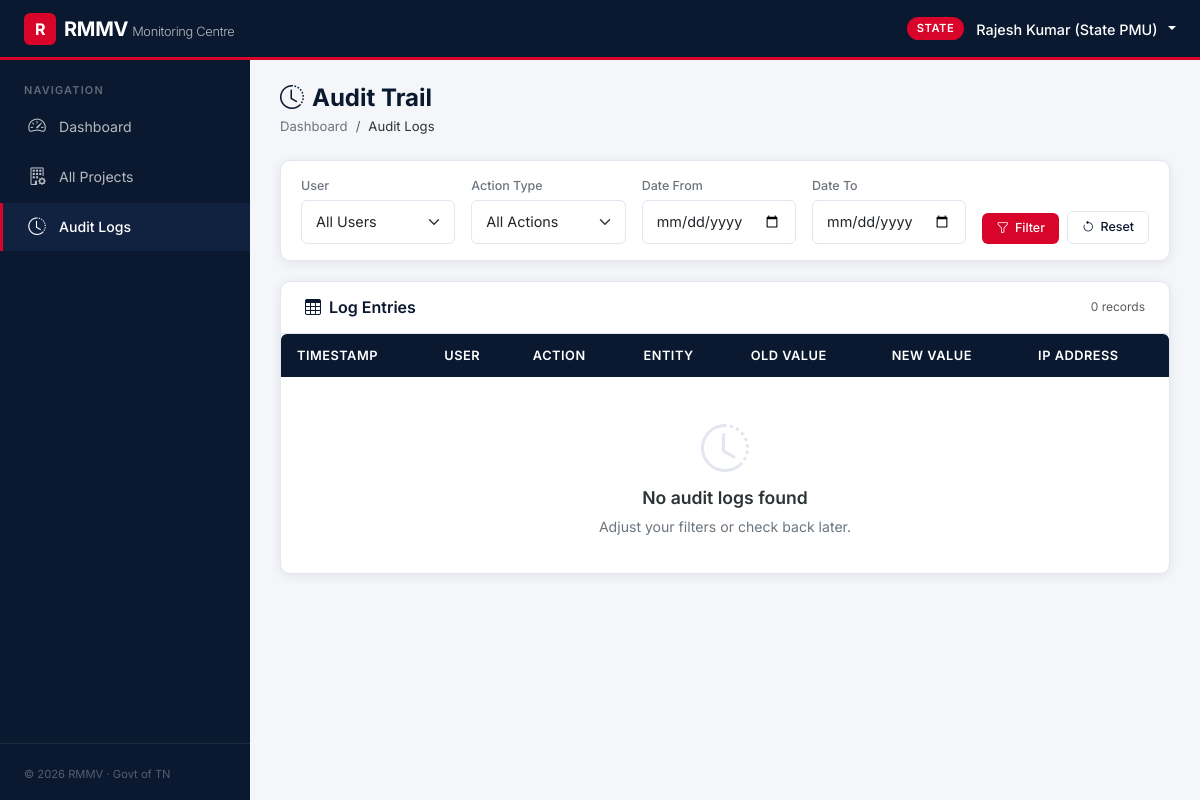
The page /state/audit-logs (signed in) on the database as committed earlier.
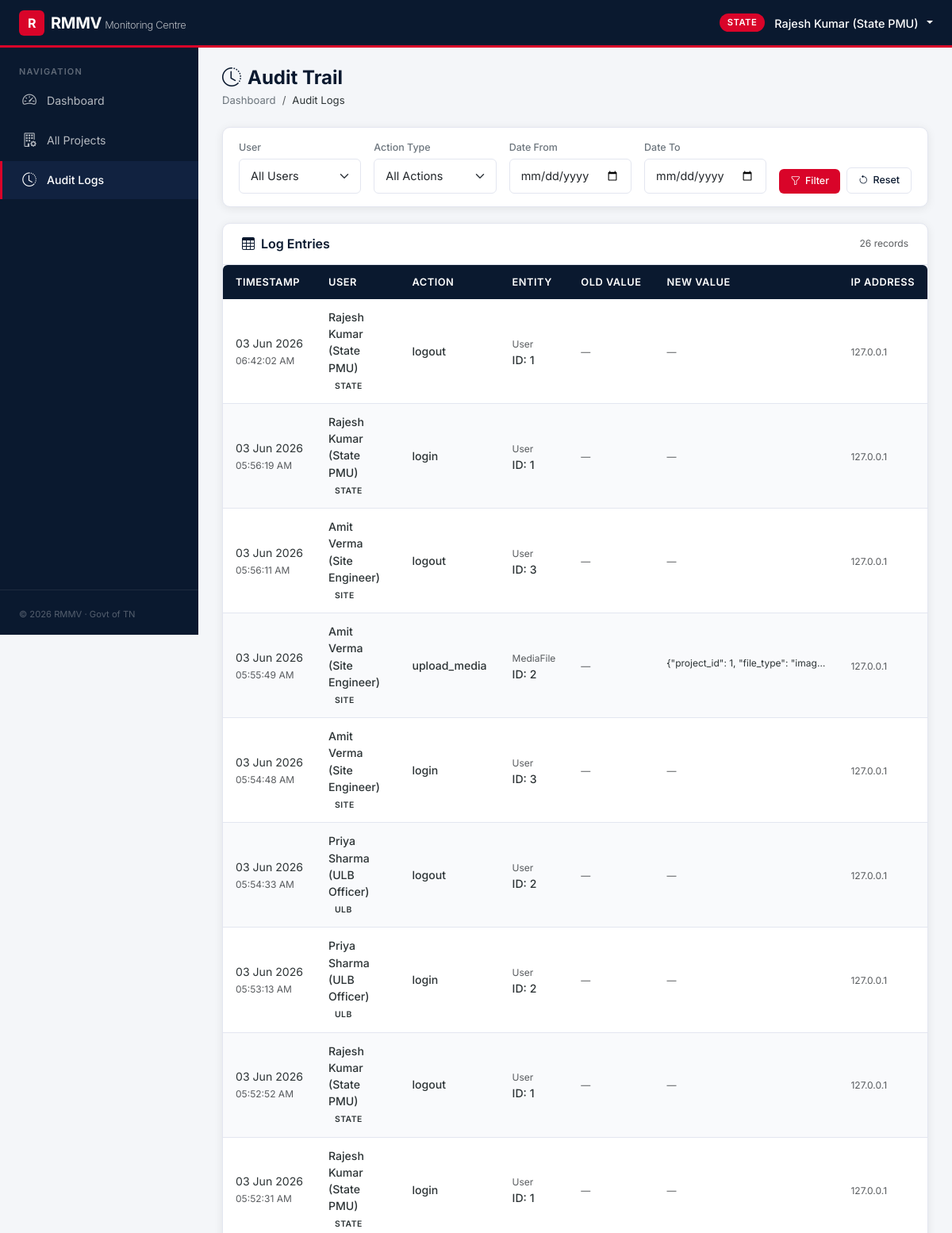
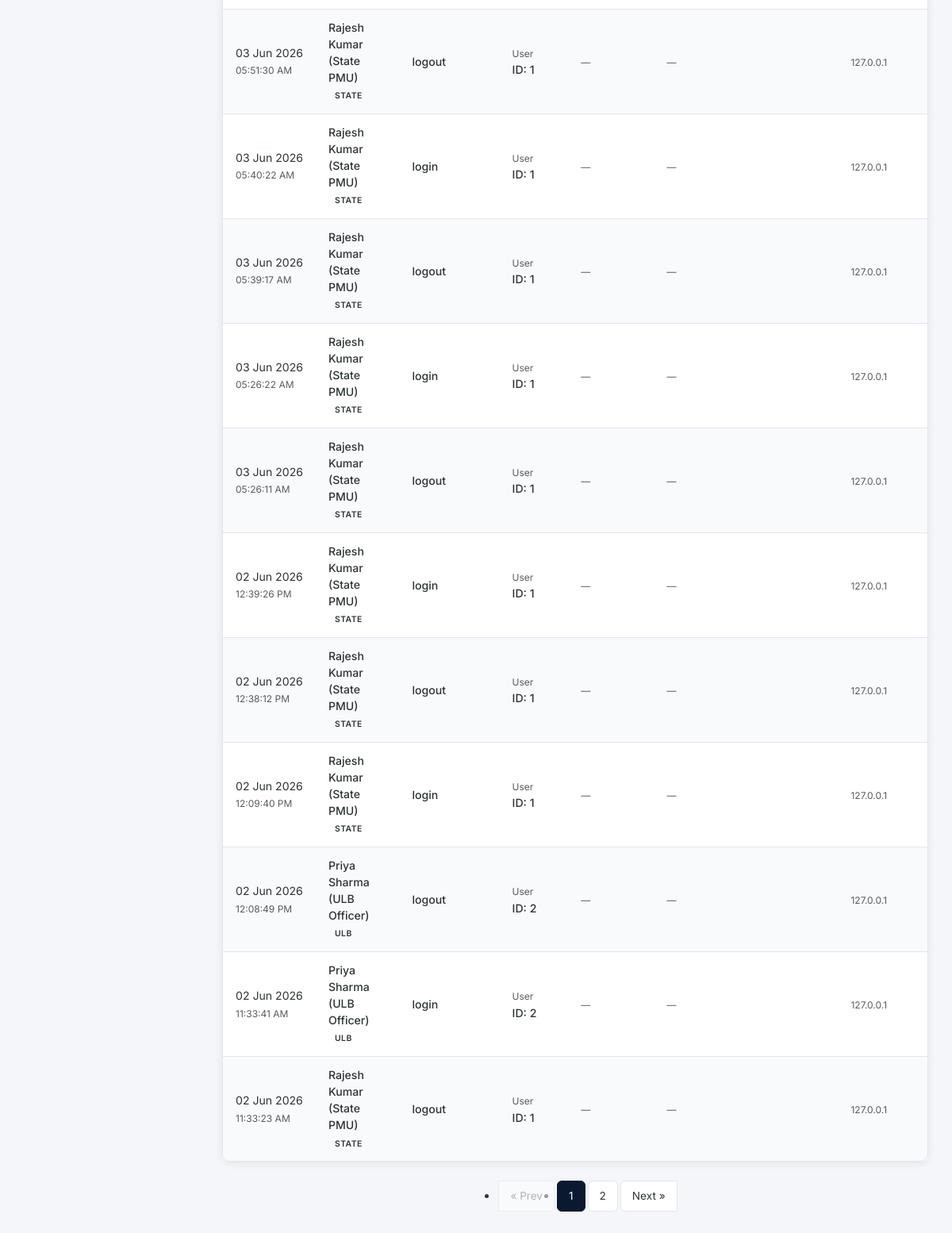
The same page on the database as committed later (2 pictures, top to bottom).
### database/models.py (models this page shows, shortened)
class AuditLog(db.Model):
    __tablename__ = 'audit_logs'
    id = db.Column(db.Integer, primary_key=True)
    user_id = db.Column(db.Integer, db.ForeignKey('users.id'), nullable=True)
    action = db.Column(db.String(100), nullable=False)
    entity_type = db.Column(db.String(50), nullable=True)
    entity_id = db.Column(db.Integer, nullable=True)
    old_value = db.Column(db.Text, nullable=True)   # JSON-serialised
    new_value = db.Column(db.Text, nullable=True)   # JSON-serialised
    ip_address = db.Column(db.String(45), nullable=True)
    created_at = db.Column(db.DateTime, default=lambda: datetime.now(timezone.utc))
    user = db.relationship('User', back_populates='audit_logs')

class User(UserMixin, db.Model):
    __tablename__ = 'users'
    id = db.Column(db.Integer, primary_key=True)
    username = db.Column(db.String(80), unique=True, nullable=False, index=True)
    password_hash = db.Column(db.String(256), nullable=False)
    role = db.Column(db.String(20), nullable=False, default='site')  # state | ulb | site
    ulb_id = db.Column(db.Integer, db.ForeignKey('ulbs.id'), nullable=True)
    name = db.Column(db.String(150), nullable=False, default='')
    email = db.Column(db.String(150), nullable=True)
    is_active = db.Column(db.Boolean, default=True)
    ulb = db.relationship('ULB', back_populates='users')
    site_entries = db.relationship('SiteEntry', foreign_keys='SiteEntry.engineer_id',
                                   back_populates='engineer', lazy='dynamic')
    reviewed_entries = db.relationship('SiteEntry', foreign_keys='SiteEntry.reviewed_by',
                                       back_populates='reviewer', lazy='dynamic')
    audit_logs = db.relationship('AuditLog', back_populates='user', lazy='dynamic')
    uploaded_media = db.relationship('MediaFile', back_populates='uploader', lazy='dynamic')

### dashboards/state.py (the view)
@state_bp.route('/audit-logs')
@login_required
@role_required(['state'])
def audit_logs():
    page = request.args.get('page', 1, type=int)
    per_page = 20
    query = AuditLog.query
    user_filter = request.args.get('user_id', type=int)
    if user_filter:
        query = query.filter(AuditLog.user_id == user_filter)
    action_filter = request.args.get('action', type=str)
    if action_filter:
        query = query.filter(AuditLog.action == action_filter)
    date_from = request.args.get('date_from', type=str)
    if date_from:
        query = query.filter(db.func.date(AuditLog.created_at) >= date_from)
    date_to = request.args.get('date_to', type=str)
    if date_to:
        query = query.filter(db.func.date(AuditLog.created_at) <= date_to)
    users = User.query.order_by(User.name).all()
    action_types = [row.action for row in (
        AuditLog.query.with_entities(AuditLog.action)
        .distinct()
        .order_by(AuditLog.action)
        .all()
    )]
    pagination = (
        query
        .order_by(desc(AuditLog.created_at))
        .paginate(page=page, per_page=per_page, error_out=False)
    )
    return render_template(
        'state/audit_logs.html',
        logs=pagination.items,
        pagination=pagination,
        users=users,
        action_types=action_types,
    )

### auth/permissions.py (called while the page is built)
def role_required(roles):
    def decorator(func):
        @wraps(func)
        def wrapper(*args, **kwargs):
            if not current_user.is_authenticated:
                abort(403)
            if current_user.role not in roles:
                abort(403)
            return func(*args, **kwargs)
        return wrapper
    return decorator

### templates/state/audit_logs.html (shortened to what the changed rows need)
{% extends "base.html" %}
{% block content %}
<div class="page-header">
  <h2><i class="bi bi-clock-history me-2"></i>Audit Trail</h2>
</div>
<div class="card-rmmv">
  <div class="card-header-rmmv">
    <div class="header-actions">
      <span class="fs-xs text-muted">
        {% if pagination %}{{ pagination.total }} records{% endif %}
      </span>
    </div>
  </div>
  <div class="card-body-rmmv p-0">
    <div class="table-responsive-rmmv">
      <table class="table-rmmv">
        <thead>
          <tr>
            <th>Timestamp</th>
            <th>User</th>
            <th>Action</th>
            <th>Entity</th>
            <th>Old Value</th>
            <th>New Value</th>
            <th>IP Address</th>
          </tr>
        </thead>
        <tbody>
          {% for log in logs %}
          <tr>
            <td class="text-nowrap">
              {{ log.created_at.strftime('%d %b %Y') if log.created_at else '—' }}
              <br>
              <span class="fs-xs text-muted">
                {{ log.created_at.strftime('%I:%M:%S %p') if log.created_at else '' }}
              </span>
            </td>
            <td>
              <span class="fw-500">{{ log.user.name or log.user.username if log.user else '—' }}</span>
              {% if log.user %}
              <br>
              <span class="badge-status badge-{{ log.user.role }}"
                    style="font-size:0.65rem;padding:2px 8px;">{{ log.user.role }}</span>
              {% endif %}
            </td>
            <td>
              <span class="fw-500">{{ log.action }}</span>
            </td>
            <td>
              {% if log.entity_type %}
              <span class="text-muted fs-xs">{{ log.entity_type }}</span><br>
              <span class="fw-500">ID: {{ log.entity_id }}</span>
              {% else %}
              <span class="text-muted">—</span>
              {% endif %}
            </td>
            <td>
              {% if log.old_value %}
              <span class="truncate-text fs-xs" title="{{ log.old_value }}"
                    data-bs-toggle="tooltip" data-bs-placement="top">
                {{ log.old_value[:80] }}{{ '…' if log.old_value|length > 80 else '' }}
              </span>
              {% else %}
              <span class="text-muted fs-xs">—</span>
              {% endif %}
            </td>
            <td>
              {% if log.new_value %}
              <span class="truncate-text fs-xs" title="{{ log.new_value }}"
                    data-bs-toggle="tooltip" data-bs-placement="top">
                {{ log.new_value[:80] }}{{ '…' if log.new_value|length > 80 else '' }}
              </span>
              {% else %}
              <span class="text-muted fs-xs">—</span>
              {% endif %}
            </td>
            <td>
              <span class="fs-xs text-muted">{{ log.ip_address or '—' }}</span>
            </td>
          </tr>
          {% else %}
          <tr>
            <td colspan="7">
              <div class="empty-state py-4">
                <i class="bi bi-clock-history empty-icon"></i>
                <div class="empty-title">No audit logs found</div>
                <div class="empty-text">Adjust your filters or check back later.</div>
              </div>
            </td>
          </tr>
          {% endfor %}
        </tbody>
      </table>
    </div>
  </div>
</div>
{% if pagination and pagination.pages > 1 %}
<nav>
  <ul class="pagination-rmmv">
    <li class="page-item {% if not pagination.has_prev %}disabled{% endif %}">
      <a class="page-link" href="?page={{ pagination.prev_num }}&{{ request.query_string.decode() }}">&laquo; Prev</a>
    </li>
    {% for p in pagination.iter_pages(left_edge=1, right_edge=1, left_current=2, right_current=2) %}
      {% if p %}
      <li class="page-item {% if p == pagination.page %}active{% endif %}">
        <a class="page-link" href="?page={{ p }}&{{ request.query_string.decode() }}">{{ p }}</a>
      </li>
      {% else %}
      <li class="page-item disabled"><span class="page-link">…</span></li>
      {% endif %}
    {% endfor %}
    <li class="page-item {% if not pagination.has_next %}disabled{% endif %}">
      <a class="page-link" href="?page={{ pagination.next_num }}&{{ request.query_string.decode() }}">Next &raquo;</a>
    </li>
  </ul>
</nav>
{% endif %}
{% endblock %}

Rows that differ between the two databases and show on the page:
added AuditLog: created_at "03 Jun 2026", created_at "06:42:02 AM", user "Rajesh Kumar (State PMU)", user.role "STATE", action "logout", entity_type "User", entity_id "1", ip_address "127.0.0.1"
added AuditLog: created_at "03 Jun 2026", created_at "05:56:19 AM", user "Rajesh Kumar (State PMU)", user.role "STATE", action "login", entity_type "User", entity_id "1", ip_address "127.0.0.1"
added AuditLog: created_at "03 Jun 2026", created_at "05:56:11 AM", user "Amit Verma (Site Engineer)", user.role "SITE", action "logout", entity_type "User", entity_id "3", ip_address "127.0.0.1"
added AuditLog: created_at "03 Jun 2026", created_at "05:55:49 AM", user "Amit Verma (Site Engineer)", user.role "SITE", action "upload_media", entity_type "MediaFile", entity_id "2", new_value "{\"project_id\": 1, \"file_type\": \"imag…", ip_address "127.0.0.1"
added AuditLog: created_at "03 Jun 2026", created_at "05:54:48 AM", user "Amit Verma (Site Engineer)", user.role "SITE", action "login", entity_type "User", entity_id "3", ip_address "127.0.0.1"
added AuditLog: created_at "03 Jun 2026", created_at "05:54:33 AM", user "Priya Sharma (ULB Officer)", user.role "ULB", action "logout", entity_type "User", entity_id "2", ip_address "127.0.0.1"
added AuditLog: created_at "03 Jun 2026", created_at "05:53:13 AM", user "Priya Sharma (ULB Officer)", user.role "ULB", action "login", entity_type "User", entity_id "2", ip_address "127.0.0.1"
added AuditLog: created_at "03 Jun 2026", created_at "05:52:52 AM", user "Rajesh Kumar (State PMU)", user.role "STATE", action "logout", entity_type "User", entity_id "1", ip_address "127.0.0.1"
added AuditLog: created_at "03 Jun 2026", created_at "05:52:31 AM", user "Rajesh Kumar (State PMU)", user.role "STATE", action "login", entity_type "User", entity_id "1", ip_address "127.0.0.1"
added AuditLog: created_at "03 Jun 2026", created_at "05:51:30 AM", user "Rajesh Kumar (State PMU)", user.role "STATE", action "logout", entity_type "User", entity_id "1", ip_address "127.0.0.1"
added AuditLog: created_at "03 Jun 2026", created_at "05:40:22 AM", user "Rajesh Kumar (State PMU)", user.role "STATE", action "login", entity_type "User", entity_id "1", ip_address "127.0.0.1"
added AuditLog: created_at "03 Jun 2026", created_at "05:39:17 AM", user "Rajesh Kumar (State PMU)", user.role "STATE", action "logout", entity_type "User", entity_id "1", ip_address "127.0.0.1"
added AuditLog: created_at "03 Jun 2026", created_at "05:26:22 AM", user "Rajesh Kumar (State PMU)", user.role "STATE", action "login", entity_type "User", entity_id "1", ip_address "127.0.0.1"
added AuditLog: created_at "03 Jun 2026", created_at "05:26:11 AM", user "Rajesh Kumar (State PMU)", user.role "STATE", action "logout", entity_type "User", entity_id "1", ip_address "127.0.0.1"
added AuditLog: created_at "02 Jun 2026", created_at "12:39:26 PM", user "Rajesh Kumar (State PMU)", user.role "STATE", action "login", entity_type "User", entity_id "1", ip_address "127.0.0.1"
added AuditLog: created_at "02 Jun 2026", created_at "12:38:12 PM", user "Rajesh Kumar (State PMU)", user.role "STATE", action "logout", entity_type "User", entity_id "1", ip_address "127.0.0.1"
added AuditLog: created_at "02 Jun 2026", created_at "12:09:40 PM", user "Rajesh Kumar (State PMU)", user.role "STATE", action "login", entity_type "User", entity_id "1", ip_address "127.0.0.1"
added AuditLog: created_at "02 Jun 2026", created_at "12:08:49 PM", user "Priya Sharma (ULB Officer)", user.role "ULB", action "logout", entity_type "User", entity_id "2", ip_address "127.0.0.1"
added AuditLog: created_at "02 Jun 2026", created_at "11:33:41 AM", user "Priya Sharma (ULB Officer)", user.role "ULB", action "login", entity_type "User", entity_id "2", ip_address "127.0.0.1"
added AuditLog: created_at "02 Jun 2026", created_at "11:33:23 AM", user "Rajesh Kumar (State PMU)", user.role "STATE", action "logout", entity_type "User", entity_id "1", ip_address "127.0.0.1"
Other text that changed with them:
{{ pagination.total }}: "0" → "26"
text no longer shown: "No audit logs found Adjust your filters or check back later."
text now shown: "« Prev Next »"
new list line: "1"
new list line: "2"
